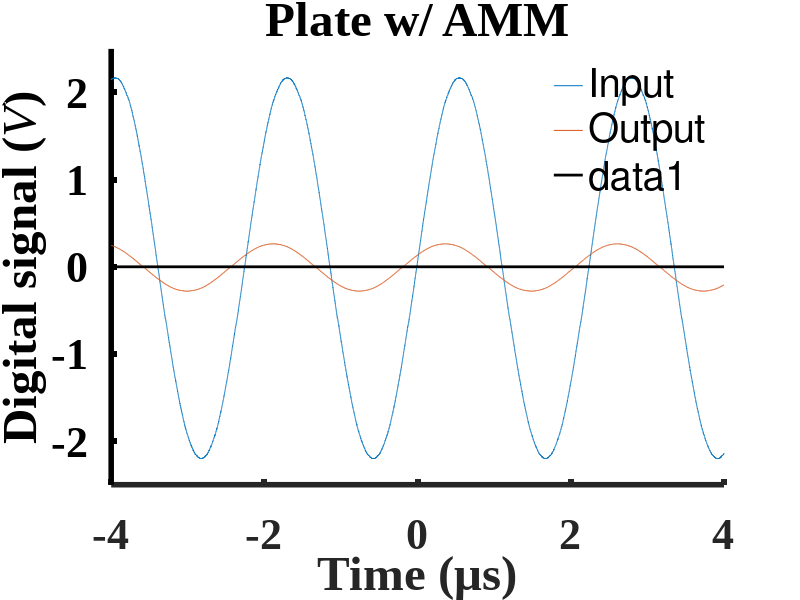

The MATLAB source for this figure: (Note: this script raises an error after producing the figure.)
% function createfigure(X1, YMatrix1)
%CREATEFIGURE(X1, YMatrix1)
%  X1:  vector of plot x data
%  YMATRIX1:  matrix of plot y data

%  Auto-generated by MATLAB on 04-Apr-2023 11:29:20

% load data
load('E_harvesting_230303_plate_w_AMM_2.2Vpp.mat');

% Create figure
figure;

% figure size setting
x0=50;
y0=50;

height = 800;
width=height*(4/3);

set(gcf,'position',[x0,y0,width,height])

% Create axes
axes1 = axes;
hold(axes1,'on');

% Create multiple line objects using matrix input to plot
plot1 = plot(X1,YMatrix1);
set(plot1(1),'DisplayName','Input',...
    'Color',[0 0.447058826684952 0.74117648601532]);
set(plot1(2),'DisplayName','Output',...
    'Color',[0.850980401039124 0.325490206480026 0.0980392172932625]);

% Create line (y = 0)
line(xlim(), [0,0], 'LineWidth', 2, 'Color', 'k');

% Create ylabel
ylabel('Digital signal ({\itV})','FontWeight','bold','FontSize',32,...
    'FontName','Times New Roman');

% Create xlabel
xlabel('Time ({\mus})','FontWeight','bold','FontSize',32,...
    'FontName','Times New Roman');

% Create title
title('Plate w/ AMM');

% Uncomment the following line to preserve the X-limits of the axes
xlim(axes1,[-4e-06 4e-06]);
% Uncomment the following line to preserve the Y-limits of the axes
ylim(axes1,[-2.5 2.5]);
hold(axes1,'off');
% Set the remaining axes properties
set(axes1,'FontName','Times New Roman','FontSize',32,'FontWeight','bold',...
    'LineWidth',4,'XGrid','off','XTick',[-4e-06 -2e-06 0 2e-06 4e-06],...
    'XTickLabel',{'-4','-2','0','2','4'},'YColor',[0 0 0],'YGrid','off','ZGrid',...
    'on');
% Create legend
legend(axes1,'show');
legend box off
set(legend1,'Location','northwest');

